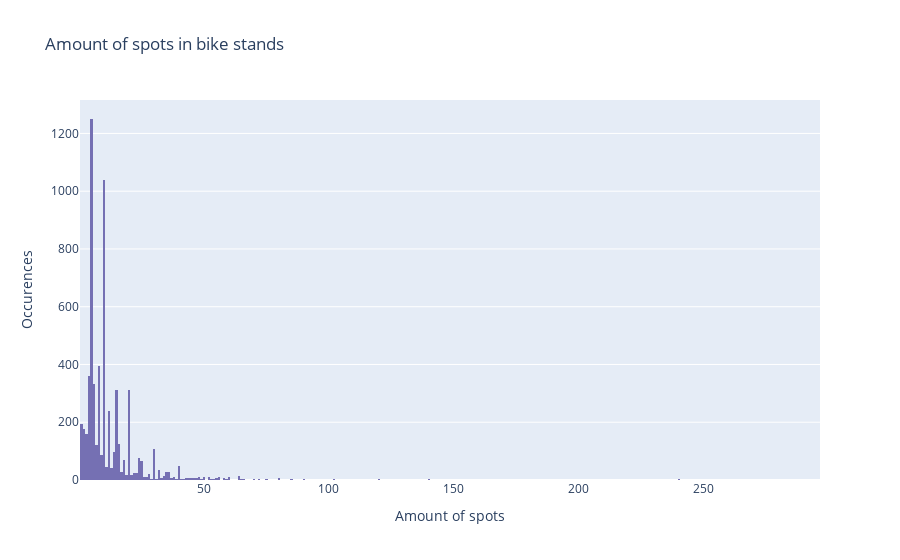

Notebook source saved alongside this figure:
### Code cell
print("Mean: ", np.mean(df["antal_pladser"]))
print("Minimum: ", np.min(df["antal_pladser"]))
print("Maximum: ", np.max(df["antal_pladser"]))

# plt.hist(df["antal_pladser"], bins=70)
# plt.xlabel("Amount of spots")
# plt.ylabel("Occurences")
# plt.title("Amount of spots in bike stands")
# plt.show()

col = px.colors.qualitative.Dark2

fig = px.histogram(df, x="antal_pladser", title="Amount of spots in bike stands", color_discrete_sequence=[col[2]])
fig.update_layout(xaxis_title="Amount of spots", yaxis_title="Occurences")  
fig.show()

### Figure 1 — Plotly figure (JSON) as saved in the notebook; plotly's stock layout.template omitted (floating-point values rounded to 4 significant figures; data arrays with more than 128 entries replaced by an {"elided": "..."} marker saying what was removed)
{"data": [{"alignmentgroup": "True", "bingroup": "x", "hovertemplate": "antal_pladser=%{x}<br>count=%{y}<extra></extra>", "legendgroup": "", "marker": {"color": "rgb(117,112,179)", "pattern": {"shape": ""}}, "name": "", "offsetgroup": "", "orientation": "v", "showlegend": false, "type": "histogram", "x": {"elided": "6142 int values"}, "xaxis": "x", "yaxis": "y"}], "layout": {"barmode": "relative", "legend": {"tracegroupgap": 0}, "title": {"text": "Amount of spots in bike stands"}, "xaxis": {"anchor": "y", "domain": [0, 1], "title": {"text": "Amount of spots"}}, "yaxis": {"anchor": "x", "domain": [0, 1], "title": {"text": "Occurences"}}}}
